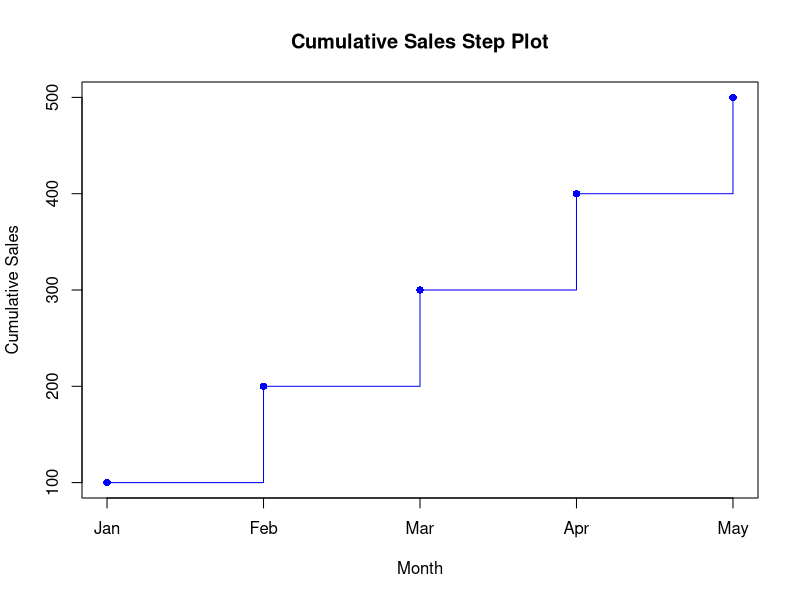

This chart was generated by the following R code:
# Month and Cumulative Sales data
month <- c("Jan", "Feb", "Mar", "Apr", "May")
sales <- c(100, 200, 300, 400, 500)

# Create the step plot
plot(1:5, sales, type = "s", xaxt = "n", xlab = "Month", ylab = "Cumulative Sales", main = "Cumulative Sales Step Plot", col = "blue")

# Set the x-axis labels to months
axis(1, at = 1:5, labels = month)

# Add points for clarity
points(1:5, sales, pch = 16, col = "blue")
